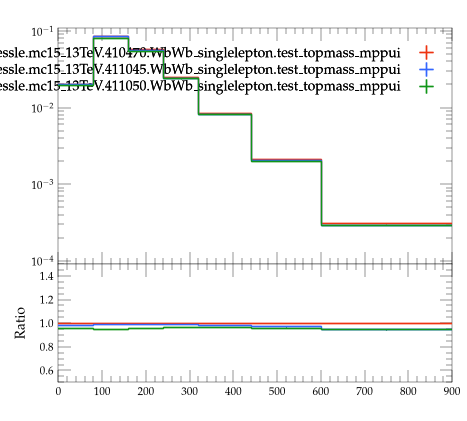

This figure's Python source:
#! /usr/bin/env python3

# This Python script was auto-generated using YODA v2.1.2.
# Analysis object: /WbWb_singlelepton/pT_bw
# Timestamp: 07-08-2026 (09:16:02)

import matplotlib as mpl
import matplotlib.pyplot as plt
mpl.use('Agg') # comment out for interactive use
import os
import numpy as np
from numpy import nan, inf

plotDir = os.path.split(os.path.realpath(__file__))[0]
if 'YODA_USER_PLOT_PATH' in globals():
    plot_outdir = globals()['YODA_USER_PLOT_PATH']
else:
    plot_outdir = plotDir

#plot style
plt.style.use(os.path.join(plotDir, '../default.mplstyle'))
# plot metadata
figW, figH = plt.rcParams['figure.figsize']
ax_xLabel = ''
ax_yLabel = ''
ax_title  = ''
ax_xScale = 'linear'
ax_yScale = 'log'
xLims = (0.0, 900.0)
yLims = (9e-05, 0.11000000000000001)

# TeX-friendly labels for the legend
labels = {
  'legend' : ([ r"user.johessle.mc15\_13TeV.410470.WbWb\_singlelepton.test\_topmass\_mppui", r"user.johessle.mc15\_13TeV.411045.WbWb\_singlelepton.test\_topmass\_mppui", r"user.johessle.mc15\_13TeV.411050.WbWb\_singlelepton.test\_topmass\_mppui" ], r""),
}

# Adjust canvas width and height
canvasW = 10.0
canvasH = 9.0
figW *= canvasW/10.
figH *= canvasH/9.

# Create figure and axis objects
fig, (ax, ratio0_ax) = plt.subplots(2, 1, sharex=True,
                  figsize=(figW,figH), gridspec_kw={'height_ratios': (6.0, 3.0)})

# Set figure margins
plt.subplots_adjust(
    left   = 1.0 * plt.rcParams['figure.subplot.left'],
    right  = 1.0 * plt.rcParams['figure.subplot.right'],
    top    = 1.0 * plt.rcParams['figure.subplot.top'],
    bottom = 1.0 * plt.rcParams['figure.subplot.bottom'])

ratio0_ax.yaxis.set_major_locator(mpl.ticker.MultipleLocator(0.2))
ratio0_ax.set_ylim(0.5, 1.4999)
ratio0_ax.set_ylabel('Ratio')

# the numerical data is stored in a separate file
dataf = dict()
prefix = os.path.split(__file__)[0]
if prefix:    prefix = prefix + '/'
exec(open(prefix+'pT_bw__data.py').read(), dataf)


legend_handles = dict() # keep track of handles for the legend

# style options for curves
# starts at zorder>=5 to draw curve on top of legend
styles = {
  'user.johessle.mc15_13TeV.410470.WbWb_singlelepton.test_topmass_mppui.yoda': {
    'color' : '#EE3311',
    'linestyle' : '-',
    'lineopacity' : 1.0,
    'linewidth' : 1,
    'marker' : 'none',
    'markersize' : 2,
    'capsize' : 0.0,
    'zorder' : 5,
    'histstyle' : 1,
    'drawstyle' : 'steps-pre',
    'xerrorbars' : 1,
    'yerrorbars' : 1,
    'fillcolor' : None,
    'fillopacity' : 1.0,
    'ratio0_linestyle' : '-',
    'ratio0_lineopacity' : 1.0,
    'ratio0_linewidth' : 1,
    'ratio0_marker' : 'none',
    'ratio0_markersize' : 2,
    'ratio0_capsize' : 0.0,
    'ratio0_zorder' : 5,
    'ratio0_histstyle' : 1,
    'ratio0_drawstyle' : 'steps-pre',
    'ratio0_xerrorbars' : 1,
    'ratio0_yerrorbars' : 1,
  },
  'user.johessle.mc15_13TeV.411045.WbWb_singlelepton.test_topmass_mppui.yoda': {
    'color' : '#3366FF',
    'linestyle' : '-',
    'lineopacity' : 1.0,
    'linewidth' : 1,
    'marker' : 'none',
    'markersize' : 2,
    'capsize' : 0.0,
    'zorder' : 6,
    'histstyle' : 1,
    'drawstyle' : 'steps-pre',
    'xerrorbars' : 1,
    'yerrorbars' : 1,
    'fillcolor' : None,
    'fillopacity' : 1.0,
    'ratio0_linestyle' : '-',
    'ratio0_lineopacity' : 1.0,
    'ratio0_linewidth' : 1,
    'ratio0_marker' : 'none',
    'ratio0_markersize' : 2,
    'ratio0_capsize' : 0.0,
    'ratio0_zorder' : 6,
    'ratio0_histstyle' : 1,
    'ratio0_drawstyle' : 'steps-pre',
    'ratio0_xerrorbars' : 1,
    'ratio0_yerrorbars' : 1,
  },
  'user.johessle.mc15_13TeV.411050.WbWb_singlelepton.test_topmass_mppui.yoda': {
    'color' : '#109618',
    'linestyle' : '-',
    'lineopacity' : 1.0,
    'linewidth' : 1,
    'marker' : 'none',
    'markersize' : 2,
    'capsize' : 0.0,
    'zorder' : 7,
    'histstyle' : 1,
    'drawstyle' : 'steps-pre',
    'xerrorbars' : 1,
    'yerrorbars' : 1,
    'fillcolor' : None,
    'fillopacity' : 1.0,
    'ratio0_linestyle' : '-',
    'ratio0_lineopacity' : 1.0,
    'ratio0_linewidth' : 1,
    'ratio0_marker' : 'none',
    'ratio0_markersize' : 2,
    'ratio0_capsize' : 0.0,
    'ratio0_zorder' : 7,
    'ratio0_histstyle' : 1,
    'ratio0_drawstyle' : 'steps-pre',
    'ratio0_xerrorbars' : 1,
    'ratio0_yerrorbars' : 1,
  },
}

# curve from input yoda files in main panel
for label, yvals in dataf['yvals'].items():
    if all(np.isnan(v) for v in dataf['yvals'][label]):
        continue
    tmp = None
    if styles[label]['histstyle']: # draw as histogram
        xpos = dataf['xedges'][label] if styles[label]['drawstyle'] else dataf['xpoints'][label]
        ypos = np.insert(yvals, 0, yvals[0]) if styles[label]['drawstyle'] else yvals
        if styles[label]['fillcolor']: # fill area below curve
            ax.fill_between(xpos, ypos, step='pre',
                            color=styles[label]['fillcolor'],
                            alpha=styles[label]['fillopacity'])
        tmp, = ax.plot(xpos, ypos,
                       color=styles[label]['color'],
                       linestyle=styles[label]['linestyle'],
                       alpha=styles[label]['lineopacity'],
                       linewidth=styles[label]['linewidth'],
                       drawstyle=styles[label]['drawstyle'], solid_joinstyle='miter',
                       zorder=styles[label]['zorder'], label=label)
    tmp = ax.errorbar(dataf['xpoints'][label], yvals,
                      xerr=np.array(dataf['xerrs'][label])*styles[label]['xerrorbars'],
                      yerr=np.array(dataf['yerrs'][label])*styles[label]['yerrorbars'],
                      fmt=styles[label]['marker'], capsize=styles[label]['capsize'],
                      alpha=styles[label]['lineopacity'],
                      markersize=styles[label]['markersize'],
                      ecolor=styles[label]['color'],
                      color=styles[label]['color'], zorder=styles[label]['zorder'])
    tmp[-1][0].set_linestyle(styles[label]['linestyle'])
    tmp[-1][0].set_linewidth(styles[label]['linewidth'])
    if label in dataf['add_legend_handle']:  legend_handles[label] = tmp
    for varLabel in dataf['variation_yvals'].keys():
        if varLabel.startswith(label):
            tmp, = ax.plot(dataf['xedges'][label], dataf['variation_yvals'][varLabel],
                           color=styles[label]['color'],
                           linestyle=styles[label]['linestyle'],
                           linewidth=styles[label]['linewidth'],
                           drawstyle='steps-pre', solid_joinstyle='miter',
                           zorder=styles[label]['zorder'], alpha=0.5)


# plots on ratio panel
# curve from input yoda files in ratio panel
for label, yvals in dataf['ratio0_yvals'].items():
    if all(np.isnan(v) for v in yvals):
        continue
    if styles[label]['ratio0_histstyle']: # plot as histogram
        xpos = dataf['xedges']['user.johessle.mc15_13TeV.410470.WbWb_singlelepton.test_topmass_mppui.yoda'] if styles[label]['ratio0_drawstyle'] else dataf['xpoints']['user.johessle.mc15_13TeV.410470.WbWb_singlelepton.test_topmass_mppui.yoda']
        ypos = np.insert(yvals, 0, yvals[0]) if styles[label]['ratio0_drawstyle'] else yvals
        ratio0_ax.plot(xpos, ypos,
                       color=styles[label]['color'],
                       linewidth=styles[label]['linewidth'],
                       linestyle=styles[label]['ratio0_linestyle'],
                       alpha=styles[label]['ratio0_lineopacity'],
                       drawstyle=styles[label]['ratio0_drawstyle'], zorder=styles[label]['zorder'],
                       solid_joinstyle='miter')
    tmp = ratio0_ax.errorbar(dataf['xpoints']['user.johessle.mc15_13TeV.410470.WbWb_singlelepton.test_topmass_mppui.yoda'], yvals,
                             xerr=np.array(dataf['ref_xerrs'])*styles[label]['ratio0_xerrorbars'],
                             yerr=np.array(dataf['ratio0_yerrs'][label])*styles[label]['ratio0_yerrorbars'],
                             fmt=styles[label]['ratio0_marker'], capsize=styles[label]['ratio0_capsize'],
                             alpha=styles[label]['ratio0_lineopacity'],
                             markersize=styles[label]['ratio0_markersize'],
                             ecolor=styles[label]['color'],
                             color=styles[label]['color'])
    tmp[-1][0].set_linestyle(styles[label]['ratio0_linestyle'])
    tmp[-1][0].set_linewidth(styles[label]['ratio0_linewidth'])

    for varlabel in dataf['ratio0_variation_vals'].keys():
        if varlabel.startswith(label):
            ratio0_ax.plot(dataf['xedges']['user.johessle.mc15_13TeV.410470.WbWb_singlelepton.test_topmass_mppui.yoda'],
                            dataf['ratio0_variation_vals'][varlabel],
                            color=styles[label]['color'],
                            linestyle=styles[label]['linestyle'],
                            linewidth=styles[label]['linewidth'],
                            drawstyle='steps-pre', solid_joinstyle='miter',
                            zorder=1, alpha=0.5)

legend_items = list(legend_handles.values())
ax.add_artist(ax.legend(legend_items,
                        labels['legend'][0],
                        title=labels['legend'][1],
                        alignment='right',
                        loc='upper right',
                        bbox_to_anchor=(1.0, 0.97),markerfirst=False))

# set plot metadata as defined above
ratio0_ax.set_xlabel(ax_xLabel)
ratio0_ax.xaxis.set_label_coords(1., -0.15)
ax.set_ylabel(ax_yLabel, ha='right', va='top')
ax.yaxis.set_label_coords(-0.11, 1.0)
ax.set_title(ax_title, loc='left')
ax.set_xscale(ax_xScale)
ax.set_yscale(ax_yScale)
ratio0_ax.set_yscale('linear')
ax.set_xlim(xLims)
ax.set_ylim(yLims)

# tick formatting
plt.rcParams['xtick.top'] = True
plt.rcParams['ytick.right'] = True
ax.yaxis.set_major_locator(mpl.ticker.LogLocator(base=10.0, numticks=np.inf))
ax.yaxis.set_minor_locator(mpl.ticker.LogLocator(
                           base=10.0, subs=np.arange(0.1, 1, 0.1), numticks=np.inf))
fig.align_ylabels((ax, ratio0_ax))
plt.savefig(os.path.join(plot_outdir, 'pT_bw.pdf'), format='PDF')
plt.savefig(os.path.join(plot_outdir, 'pT_bw.png'), format='PNG')

plt.close(fig)
